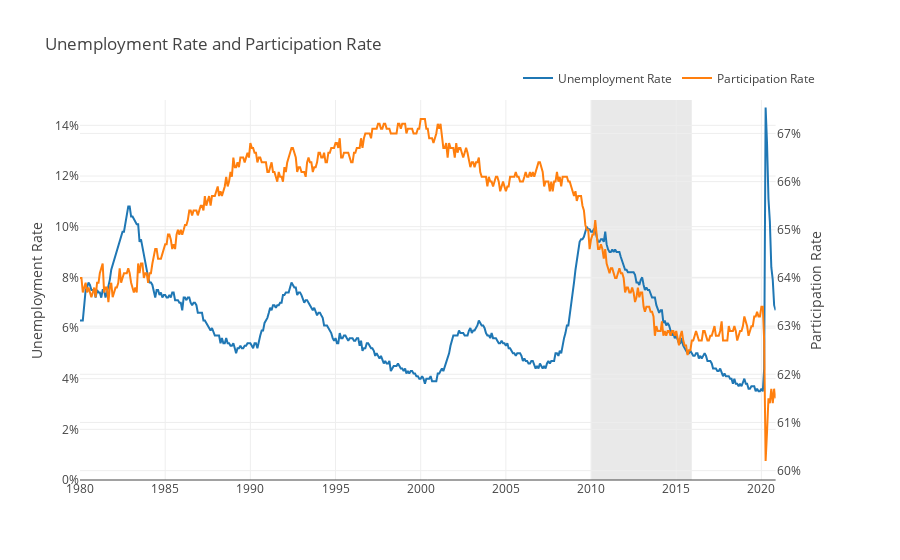

The cell this chart's notebook holds for it:
### Code cell
df = pdr.get_data_fred(['UNRATE','CIVPART'], start=start, end=end)

fig1 = make_subplots(specs=[[{"secondary_y": True}]])

fig1.add_trace(go.Scatter(x=df.index, y=df['UNRATE']/100, name='Unemployment Rate'),secondary_y=False)
fig1.add_trace(go.Scatter(x=df.index, y=df['CIVPART']/100, name='Participation Rate'),secondary_y=True)

fig1.update_layout(template='none', 
                   title='Unemployment Rate and Participation Rate', 
                   title_x=0.05, 
                   height=600, 
                   autosize=True, 
                   legend=dict(
                       orientation="h",
                       yanchor="bottom",
                       y=1.02,
                       xanchor="right",
                       x=1
                   ))

fig1.update_yaxes(title_text="Unemployment Rate",tickformat=".0%", secondary_y=False, range=[0,.15])
fig1.update_yaxes(title_text="Participation Rate", tickformat=".0%", secondary_y=True)

fig1.add_vrect(
    x0=dt.datetime(2010,1,1), x1=dt.datetime(2015,11,30),
    fillcolor="#D3D3D3", opacity=0.5,
    layer="below", line_width=0,
)
    
fig1.show()

### Figure 1 — Plotly figure (JSON) as saved in the notebook; plotly's stock layout.template omitted (floating-point values rounded to 4 significant figures; data arrays with more than 128 entries replaced by an {"elided": "..."} marker saying what was removed)
{"data": [{"name": "Unemployment Rate", "type": "scatter", "x": {"elided": "491 str values"}, "xaxis": "x", "y": {"elided": "491 float values"}, "yaxis": "y"}, {"name": "Participation Rate", "type": "scatter", "x": {"elided": "491 str values"}, "xaxis": "x", "y": {"elided": "491 float values"}, "yaxis": "y2"}], "layout": {"autosize": true, "legend": {"orientation": "h", "x": 1, "xanchor": "right", "y": 1.02, "yanchor": "bottom"}, "shapes": [{"fillcolor": "#D3D3D3", "layer": "below", "line": {"width": 0}, "opacity": 0.5, "type": "rect", "x0": "2010-01-01T00:00:00", "x1": "2015-11-30T00:00:00", "xref": "x", "y0": 0, "y1": 1}], "title": {"text": "Unemployment Rate and Participation Rate", "x": 0.05}, "xaxis": {"anchor": "y", "autorange": true, "domain": [0, 0.94], "range": ["1980-01-01", "2020-11-01"], "type": "date"}, "yaxis": {"anchor": "x", "domain": [0, 1], "range": [0, 0.15], "tickformat": ".0%", "title": {"text": "Unemployment Rate"}, "type": "linear"}, "yaxis2": {"anchor": "x", "autorange": true, "overlaying": "y", "range": [0.5981, 0.6769], "side": "right", "tickformat": ".0%", "title": {"text": "Participation Rate"}, "type": "linear"}}}
